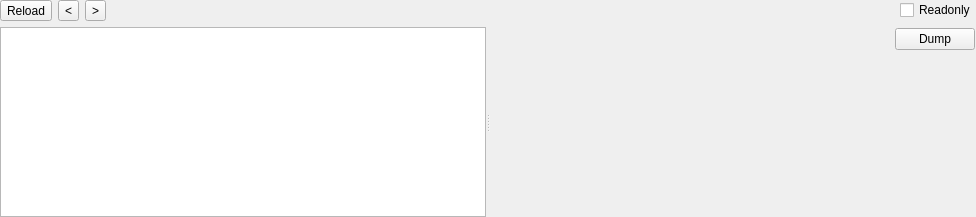
<?xml version="1.0" encoding="UTF-8"?>
<ui version="4.0">
 <class>MSDOSWidget</class>
 <widget class="QWidget" name="MSDOSWidget">
  <property name="geometry">
   <rect>
    <x>0</x>
    <y>0</y>
    <width>976</width>
    <height>217</height>
   </rect>
  </property>
  <property name="windowTitle">
   <string notr="true">MSDOS</string>
  </property>
  <layout class="QVBoxLayout" name="verticalLayout">
   <property name="leftMargin">
    <number>0</number>
   </property>
   <property name="topMargin">
    <number>0</number>
   </property>
   <property name="rightMargin">
    <number>0</number>
   </property>
   <property name="bottomMargin">
    <number>0</number>
   </property>
   <item>
    <layout class="QHBoxLayout" name="horizontalLayout">
     <property name="sizeConstraint">
      <enum>QLayout::SetDefaultConstraint</enum>
     </property>
     <item>
      <widget class="QToolButton" name="toolButtonReload">
       <property name="text">
        <string>Reload</string>
       </property>
      </widget>
     </item>
     <item>
      <widget class="QToolButton" name="toolButtonPrev">
       <property name="text">
        <string notr="true">&lt;</string>
       </property>
      </widget>
     </item>
     <item>
      <widget class="QToolButton" name="toolButtonNext">
       <property name="text">
        <string notr="true">&gt;</string>
       </property>
      </widget>
     </item>
     <item>
      <spacer name="horizontalSpacer">
       <property name="orientation">
        <enum>Qt::Horizontal</enum>
       </property>
       <property name="sizeHint" stdset="0">
        <size>
         <width>40</width>
         <height>20</height>
        </size>
       </property>
      </spacer>
     </item>
     <item>
      <widget class="QCheckBox" name="checkBoxReadonly">
       <property name="text">
        <string>Readonly</string>
       </property>
      </widget>
     </item>
    </layout>
   </item>
   <item>
    <widget class="QSplitter" name="splitter">
     <property name="orientation">
      <enum>Qt::Horizontal</enum>
     </property>
     <widget class="QTreeWidget" name="treeWidgetNavi">
      <property name="sizePolicy">
       <sizepolicy hsizetype="Expanding" vsizetype="Expanding">
        <horstretch>0</horstretch>
        <verstretch>0</verstretch>
       </sizepolicy>
      </property>
      <attribute name="headerVisible">
       <bool>false</bool>
      </attribute>
      <column>
       <property name="text">
        <string notr="true">1</string>
       </property>
      </column>
     </widget>
     <widget class="QStackedWidget" name="stackedWidgetInfo">
      <property name="currentIndex">
       <number>16</number>
      </property>
      <widget class="QWidget" name="page_Info">
       <layout class="QVBoxLayout" name="verticalLayout_12">
        <property name="leftMargin">
         <number>0</number>
        </property>
        <property name="topMargin">
         <number>0</number>
        </property>
        <property name="rightMargin">
         <number>0</number>
        </property>
        <property name="bottomMargin">
         <number>0</number>
        </property>
        <item>
         <widget class="XFileInfoWidget" name="widgetInfo" native="true"/>
        </item>
       </layout>
      </widget>
      <widget class="QWidget" name="page_Visualization">
       <layout class="QVBoxLayout" name="verticalLayout_13">
        <property name="leftMargin">
         <number>0</number>
        </property>
        <property name="topMargin">
         <number>0</number>
        </property>
        <property name="rightMargin">
         <number>0</number>
        </property>
        <property name="bottomMargin">
         <number>0</number>
        </property>
        <item>
         <widget class="XVisualizationWidget" name="widgetVisualization" native="true"/>
        </item>
       </layout>
      </widget>
      <widget class="QWidget" name="page_VirusTotal">
       <layout class="QVBoxLayout" name="verticalLayout_12_2">
        <property name="leftMargin">
         <number>0</number>
        </property>
        <property name="topMargin">
         <number>0</number>
        </property>
        <property name="rightMargin">
         <number>0</number>
        </property>
        <property name="bottomMargin">
         <number>0</number>
        </property>
        <item>
         <widget class="XVirusTotalWidget" name="widgetVirusTotal" native="true"/>
        </item>
       </layout>
      </widget>
      <widget class="QWidget" name="page_HEX">
       <layout class="QVBoxLayout" name="verticalLayout_2">
        <property name="spacing">
         <number>0</number>
        </property>
        <property name="leftMargin">
         <number>0</number>
        </property>
        <property name="topMargin">
         <number>0</number>
        </property>
        <property name="rightMargin">
         <number>0</number>
        </property>
        <property name="bottomMargin">
         <number>0</number>
        </property>
        <item>
         <widget class="XHexViewWidget" name="widgetHex" native="true"/>
        </item>
       </layout>
      </widget>
      <widget class="QWidget" name="page_Disasm">
       <layout class="QVBoxLayout" name="verticalLayout_9">
        <property name="leftMargin">
         <number>0</number>
        </property>
        <property name="topMargin">
         <number>0</number>
        </property>
        <property name="rightMargin">
         <number>0</number>
        </property>
        <property name="bottomMargin">
         <number>0</number>
        </property>
        <item>
         <widget class="XMultiDisasmWidget" name="widgetDisasm" native="true"/>
        </item>
       </layout>
      </widget>
      <widget class="QWidget" name="page_Hash">
       <layout class="QVBoxLayout" name="verticalLayout_10">
        <property name="leftMargin">
         <number>0</number>
        </property>
        <property name="topMargin">
         <number>0</number>
        </property>
        <property name="rightMargin">
         <number>0</number>
        </property>
        <property name="bottomMargin">
         <number>0</number>
        </property>
        <item>
         <widget class="XHashWidget" name="widgetHash" native="true"/>
        </item>
       </layout>
      </widget>
      <widget class="QWidget" name="page_Strings">
       <layout class="QVBoxLayout" name="verticalLayout_5">
        <property name="leftMargin">
         <number>0</number>
        </property>
        <property name="topMargin">
         <number>0</number>
        </property>
        <property name="rightMargin">
         <number>0</number>
        </property>
        <property name="bottomMargin">
         <number>0</number>
        </property>
        <item>
         <widget class="SearchStringsWidget" name="widgetStrings" native="true"/>
        </item>
       </layout>
      </widget>
      <widget class="QWidget" name="page_Signatures">
       <layout class="QVBoxLayout" name="verticalLayout_11">
        <property name="leftMargin">
         <number>0</number>
        </property>
        <property name="topMargin">
         <number>0</number>
        </property>
        <property name="rightMargin">
         <number>0</number>
        </property>
        <property name="bottomMargin">
         <number>0</number>
        </property>
        <item>
         <widget class="SearchSignaturesWidget" name="widgetSignatures" native="true"/>
        </item>
       </layout>
      </widget>
      <widget class="QWidget" name="page_MemoryMap">
       <layout class="QVBoxLayout" name="verticalLayout_6">
        <property name="leftMargin">
         <number>0</number>
        </property>
        <property name="topMargin">
         <number>0</number>
        </property>
        <property name="rightMargin">
         <number>0</number>
        </property>
        <property name="bottomMargin">
         <number>0</number>
        </property>
        <item>
         <widget class="XMemoryMapWidget" name="widgetMemoryMap" native="true"/>
        </item>
       </layout>
      </widget>
      <widget class="QWidget" name="page_Entropy">
       <layout class="QVBoxLayout" name="verticalLayout_7">
        <property name="leftMargin">
         <number>0</number>
        </property>
        <property name="topMargin">
         <number>0</number>
        </property>
        <property name="rightMargin">
         <number>0</number>
        </property>
        <property name="bottomMargin">
         <number>0</number>
        </property>
        <item>
         <widget class="XEntropyWidget" name="widgetEntropy" native="true"/>
        </item>
       </layout>
      </widget>
      <widget class="QWidget" name="page_HeuristicScan">
       <layout class="QVBoxLayout" name="verticalLayout_8">
        <property name="leftMargin">
         <number>0</number>
        </property>
        <property name="topMargin">
         <number>0</number>
        </property>
        <property name="rightMargin">
         <number>0</number>
        </property>
        <property name="bottomMargin">
         <number>0</number>
        </property>
        <item>
         <widget class="NFDWidgetAdvanced" name="widgetHeuristicScan" native="true"/>
        </item>
       </layout>
      </widget>
      <widget class="QWidget" name="page_Extractor">
       <layout class="QVBoxLayout" name="verticalLayout_26XX">
        <property name="leftMargin">
         <number>0</number>
        </property>
        <property name="topMargin">
         <number>0</number>
        </property>
        <property name="rightMargin">
         <number>0</number>
        </property>
        <property name="bottomMargin">
         <number>0</number>
        </property>
        <item>
         <widget class="XExtractorWidget" name="widgetExtractor" native="true"/>
        </item>
       </layout>
      </widget>
      <widget class="QWidget" name="page_Search">
       <layout class="QVBoxLayout" name="verticalLayout_63">
        <property name="leftMargin">
         <number>0</number>
        </property>
        <property name="topMargin">
         <number>0</number>
        </property>
        <property name="rightMargin">
         <number>0</number>
        </property>
        <property name="bottomMargin">
         <number>0</number>
        </property>
        <item>
         <widget class="SearchValuesWidget" name="widgetSearch" native="true"/>
        </item>
       </layout>
      </widget>
      <widget class="QWidget" name="page_DIEScan">
       <layout class="QVBoxLayout" name="verticalLayout_5dd">
        <property name="leftMargin">
         <number>0</number>
        </property>
        <property name="topMargin">
         <number>0</number>
        </property>
        <property name="rightMargin">
         <number>0</number>
        </property>
        <property name="bottomMargin">
         <number>0</number>
        </property>
        <item>
         <widget class="DIEWidgetAdvanced" name="widgetDIEScan" native="true"/>
        </item>
       </layout>
      </widget>
      <widget class="QWidget" name="page_YARAScan">
       <layout class="QVBoxLayout" name="verticalLayout_6dd">
        <property name="leftMargin">
         <number>0</number>
        </property>
        <property name="topMargin">
         <number>0</number>
        </property>
        <property name="rightMargin">
         <number>0</number>
        </property>
        <property name="bottomMargin">
         <number>0</number>
        </property>
        <item>
         <widget class="YARAWidgetAdvanced" name="widgetYARAScan" native="true"/>
        </item>
       </layout>
      </widget>
      <widget class="QWidget" name="page_DOS_HEADER">
       <layout class="QVBoxLayout" name="verticalLayout_3">
        <property name="leftMargin">
         <number>0</number>
        </property>
        <property name="topMargin">
         <number>0</number>
        </property>
        <property name="rightMargin">
         <number>0</number>
        </property>
        <property name="bottomMargin">
         <number>0</number>
        </property>
        <item>
         <widget class="QSplitter" name="splitter_2">
          <property name="orientation">
           <enum>Qt::Vertical</enum>
          </property>
          <widget class="QTableWidget" name="tableWidget_DOS_HEADER">
           <property name="editTriggers">
            <set>QAbstractItemView::NoEditTriggers</set>
           </property>
           <property name="selectionMode">
            <enum>QAbstractItemView::SingleSelection</enum>
           </property>
           <property name="selectionBehavior">
            <enum>QAbstractItemView::SelectRows</enum>
           </property>
           <attribute name="horizontalHeaderVisible">
            <bool>false</bool>
           </attribute>
           <attribute name="verticalHeaderVisible">
            <bool>false</bool>
           </attribute>
           <attribute name="verticalHeaderDefaultSectionSize">
            <number>24</number>
           </attribute>
          </widget>
          <widget class="ToolsWidget" name="widgetHex_DOS_HEADER" native="true"/>
         </widget>
        </item>
       </layout>
      </widget>
      <widget class="QWidget" name="page_OVERLAY">
       <layout class="QVBoxLayout" name="verticalLayout_4">
        <property name="spacing">
         <number>1</number>
        </property>
        <property name="leftMargin">
         <number>1</number>
        </property>
        <property name="topMargin">
         <number>1</number>
        </property>
        <property name="rightMargin">
         <number>1</number>
        </property>
        <property name="bottomMargin">
         <number>1</number>
        </property>
        <item>
         <layout class="QHBoxLayout" name="horizontalLayout_3">
          <item>
           <spacer name="horizontalSpacer_2">
            <property name="orientation">
             <enum>Qt::Horizontal</enum>
            </property>
            <property name="sizeHint" stdset="0">
             <size>
              <width>40</width>
              <height>20</height>
             </size>
            </property>
           </spacer>
          </item>
          <item>
           <widget class="QPushButton" name="pushButtonDump_Overlay">
            <property name="text">
             <string>Dump</string>
            </property>
           </widget>
          </item>
         </layout>
        </item>
        <item>
         <widget class="ToolsWidget" name="widgetHex_OVERLAY" native="true">
          <property name="sizePolicy">
           <sizepolicy hsizetype="Expanding" vsizetype="Expanding">
            <horstretch>0</horstretch>
            <verstretch>0</verstretch>
           </sizepolicy>
          </property>
         </widget>
        </item>
       </layout>
      </widget>
     </widget>
    </widget>
   </item>
  </layout>
 </widget>
 <customwidgets>
  <customwidget>
   <class>XFileInfoWidget</class>
   <extends>QWidget</extends>
   <header>xfileinfowidget.h</header>
   <container>1</container>
  </customwidget>
  <customwidget>
   <class>SearchStringsWidget</class>
   <extends>QWidget</extends>
   <header>searchstringswidget.h</header>
   <container>1</container>
  </customwidget>
  <customwidget>
   <class>ToolsWidget</class>
   <extends>QWidget</extends>
   <header>toolswidget.h</header>
   <container>1</container>
  </customwidget>
  <customwidget>
   <class>XEntropyWidget</class>
   <extends>QWidget</extends>
   <header>xentropywidget.h</header>
   <container>1</container>
  </customwidget>
  <customwidget>
   <class>NFDWidgetAdvanced</class>
   <extends>QWidget</extends>
   <header>nfdwidgetadvanced.h</header>
   <container>1</container>
  </customwidget>
  <customwidget>
   <class>XMemoryMapWidget</class>
   <extends>QWidget</extends>
   <header>xmemorymapwidget.h</header>
   <container>1</container>
  </customwidget>
  <customwidget>
   <class>XHexViewWidget</class>
   <extends>QWidget</extends>
   <header>xhexviewwidget.h</header>
   <container>1</container>
  </customwidget>
  <customwidget>
   <class>XHashWidget</class>
   <extends>QWidget</extends>
   <header>xhashwidget.h</header>
   <container>1</container>
  </customwidget>
  <customwidget>
   <class>XVirusTotalWidget</class>
   <extends>QWidget</extends>
   <header>xvirustotalwidget.h</header>
   <container>1</container>
  </customwidget>
  <customwidget>
   <class>XExtractorWidget</class>
   <extends>QWidget</extends>
   <header>xextractorwidget.h</header>
   <container>1</container>
  </customwidget>
  <customwidget>
   <class>SearchValuesWidget</class>
   <extends>QWidget</extends>
   <header>searchvalueswidget.h</header>
   <container>1</container>
  </customwidget>
  <customwidget>
   <class>XVisualizationWidget</class>
   <extends>QWidget</extends>
   <header>xvisualizationwidget.h</header>
   <container>1</container>
  </customwidget>
  <customwidget>
   <class>SearchSignaturesWidget</class>
   <extends>QWidget</extends>
   <header>searchsignatureswidget.h</header>
   <container>1</container>
  </customwidget>
  <customwidget>
   <class>DIEWidgetAdvanced</class>
   <extends>QWidget</extends>
   <header>diewidgetadvanced.h</header>
   <container>1</container>
  </customwidget>
  <customwidget>
   <class>YARAWidgetAdvanced</class>
   <extends>QWidget</extends>
   <header>yarawidgetadvanced.h</header>
   <container>1</container>
  </customwidget>
  <customwidget>
   <class>XMultiDisasmWidget</class>
   <extends>QWidget</extends>
   <header>xmultidisasmwidget.h</header>
   <container>1</container>
  </customwidget>
 </customwidgets>
 <resources/>
 <connections/>
</ui>
